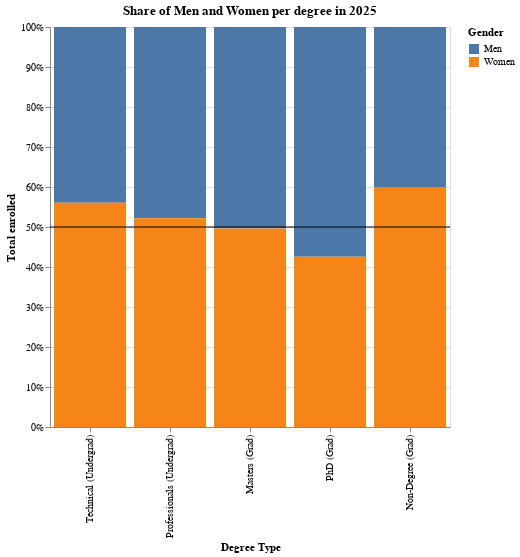

The notebook cell this image was saved under:
### Markdown cell above
# **Seventh Chart: Share of Men and Women per degree type in 2025**

The following Chart shows what's the distribution of men and women per degree type in 2025

### Code cell
# For the following chart I used ChatGPT to assist me in debugging and assisting
# me in how to develop some features of the cart

cols_7 = ["año","carrera clasificación nivel 2"]
df_7 = raw[raw["año"] == 2025]
df_7 = df_7.groupby(cols_7)[["total matrícula hombres", "total matrícula mujeres"]].sum().reset_index()

df_7

df_7 = df_7.melt(id_vars= cols_7,
                 value_vars=["total matrícula hombres", "total matrícula mujeres"],
                 var_name="enrolled type",
                 value_name="total matrícula")

men = "total matrícula hombres"
women = "total matrícula mujeres"

df_7["enrolled type"] = df_7["enrolled type"].apply(lambda x: "Men" if x == men else "Women")
print(df_7["carrera clasificación nivel 2"].unique())
df_7["carrera clasificación nivel 2"] = df_7.apply(translates_degree, axis=1)

rule_50 = pd.DataFrame({"y": [0.50]})
line_50 = alt.Chart(rule_50).mark_rule(color="black").encode(
    y = "y:Q").properties(
        title="50%"
    )

order = [
    "Technical (Undergrad)",
    "Professionals (Undergrad)",
    "Diplomas (Grad)",
    "Masters (Grad)",
    "PhD (Grad)"
]
print(df_7["carrera clasificación nivel 2"].unique())
chart_7 = alt.Chart(df_7).mark_bar().encode(
    x = alt.X("carrera clasificación nivel 2:N",
              sort=order,  # <–– this enforces your custom order
              axis=alt.Axis(title="Degree Type")),
    y = alt.Y("sum(total matrícula)",
              stack="normalize",
              axis=alt.Axis(title="Total enrolled")),
    color = alt.Color("enrolled type",
                      legend=alt.Legend(title="Gender"))
).properties(
    title = "Share of Men and Women per degree in 2025",
    width = 400,
    height = 400
)

chart_77 = chart_7 + line_50
chart_77.save("../png_charts/gender_degree.png")
chart_77

### Figure 1 — Vega-Lite specification as saved in the notebook (floating-point values rounded to 4 significant figures)
{"config": {"view": {"continuousWidth": 300, "continuousHeight": 300}}, "layer": [{"data": {"name": "data-6995942ccabc681eb2159e21d76306b0"}, "mark": {"type": "bar"}, "encoding": {"color": {"field": "enrolled type", "legend": {"title": "Gender"}, "type": "nominal"}, "x": {"axis": {"title": "Degree Type"}, "field": "carrera clasificación nivel 2", "sort": ["Technical (Undergrad)", "Professionals (Undergrad)", "Diplomas (Grad)", "Masters (Grad)", "PhD (Grad)"], "type": "nominal"}, "y": {"aggregate": "sum", "axis": {"title": "Total enrolled"}, "field": "total matrícula", "stack": "normalize", "type": "quantitative"}}, "title": "Share of Men and Women per degree in 2025"}, {"data": {"name": "data-56e8450a96e5483e8a99fd90422daa8f"}, "mark": {"type": "rule", "color": "black"}, "encoding": {"y": {"field": "y", "type": "quantitative"}}, "title": "50%"}], "height": 400, "width": 400, "$schema": "https://vega.github.io/schema/vega-lite/v5.20.1.json", "datasets": {"data-6995942ccabc681eb2159e21d76306b0": [{"año": 2025, "carrera clasificación nivel 2": "Professionals (Undergrad)", "enrolled type": "Men", "total matrícula": 480900.0}, {"año": 2025, "carrera clasificación nivel 2": "Technical (Undergrad)", "enrolled type": "Men", "total matrícula": 141500.0}, {"año": 2025, "carrera clasificación nivel 2": "PhD (Grad)", "enrolled type": "Men", "total matrícula": 4624.0}, {"año": 2025, "carrera clasificación nivel 2": "Masters (Grad)", "enrolled type": "Men", "total matrícula": 23500.0}, {"año": 2025, "carrera clasificación nivel 2": "Non-Degree (Grad)", "enrolled type": "Men", "total matrícula": 29460.0}, {"año": 2025, "carrera clasificación nivel 2": "Professionals (Undergrad)", "enrolled type": "Women", "total matrícula": 524200.0}, {"año": 2025, "carrera clasificación nivel 2": "Technical (Undergrad)", "enrolled type": "Women", "total matrícula": 180700.0}, {"año": 2025, "carrera clasificación nivel 2": "PhD (Grad)", "enrolled type": "Women", "total matrícula": 3425.0}, {"año": 2025, "carrera clasificación nivel 2": "Masters (Grad)", "enrolled type": "Women", "total matrícula": 23140.0}, {"año": 2025, "carrera clasificación nivel 2": "Non-Degree (Grad)", "enrolled type": "Women", "total matrícula": 44140.0}], "data-56e8450a96e5483e8a99fd90422daa8f": [{"y": 0.5}]}}
